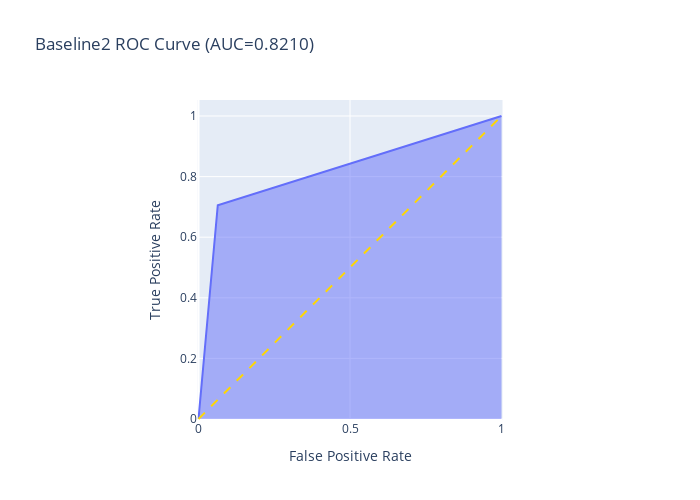

The notebook cell this image was saved under:
### Markdown cell above
**Area Under Curve plot**

### Code cell
fpr, tpr, thresholds = roc_curve(y_test, b3_test_preds)
fig = px.area(
    x=fpr, y=tpr,
    title=f'Baseline2 ROC Curve (AUC={auc(fpr, tpr):.4f})',
    labels=dict(x='False Positive Rate', y='True Positive Rate'),
    width=700, height=500
)
fig.add_shape(
    type='line', line=dict(color="gold",dash='dash'),
    x0=0, x1=1, y0=0, y1=1
)

fig.update_yaxes(scaleanchor="x", scaleratio=1)
fig.update_xaxes(constrain='domain')
fig.show()

### Figure 1 — Plotly figure (JSON) as saved in the notebook; plotly's stock layout.template omitted (floating-point values rounded to 4 significant figures)
{"data": [{"hovertemplate": "False Positive Rate=%{x}<br>True Positive Rate=%{y}<extra></extra>", "legendgroup": "", "line": {"color": "#636efa"}, "mode": "lines", "name": "", "orientation": "v", "showlegend": false, "stackgroup": "1", "type": "scatter", "x": [0, 0.06365, 1], "xaxis": "x", "y": [0, 0.7057, 1], "yaxis": "y"}], "layout": {"height": 500, "legend": {"tracegroupgap": 0}, "shapes": [{"line": {"color": "gold", "dash": "dash"}, "type": "line", "x0": 0, "x1": 1, "y0": 0, "y1": 1}], "title": {"text": "Baseline2 ROC Curve (AUC=0.8210)"}, "width": 700, "xaxis": {"anchor": "y", "autorange": true, "constrain": "domain", "domain": [0.2176, 0.7824], "range": [-0.0033, 1.003], "title": {"text": "False Positive Rate"}, "type": "linear"}, "yaxis": {"anchor": "x", "autorange": true, "domain": [0, 1], "range": [-0.0033, 1.053], "scaleanchor": "x", "scaleratio": 1, "title": {"text": "True Positive Rate"}, "type": "linear"}}}
